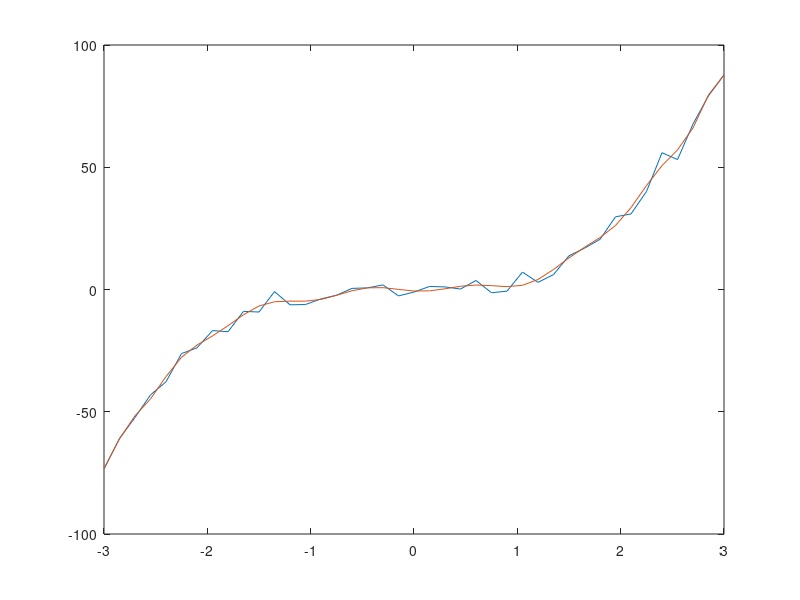

The MATLAB script that drew this image: (Note: this script raises an error after producing the figure.)
%% Laboratory 2
% First we load our sets of data
clc
clear all
load lab2_15.mat

%% For identification data
clc
id_input = id.X;
id_output = id.Y;

plot(id_input,id_output);

n = 20;
len = length(id_input);

Phi_matrix = zeros(length(id_input), n);

for i=1:len
    for j=1:n
        Phi_matrix(i, j) = id_input(i)^(j-1);
    end
end

id_output_transposed = id_output';
Theeta = Phi_matrix \ id_output_transposed;
Y_hat = Phi_matrix * Theeta;

Mean_Squared_Error = sum((id_output' - Y_hat).^2) / len;
hold on
plot(id_input,Y_hat);
title('Error = ', num2str(Mean_Squared_Error));
legend('Function','Approximation');
%%

% %% For validation data
% clc
% %Extract into a variable
% val_input = val.X;
% val_output = val.Y;
% 
% Phi_matrix2 = zeros(length(val_input), 20);
% 
% len = length(val_input);
% 
% %Making through the same idea the phi_matrix2 then the
% %MSE vector which contains the minimum error
% n = 20;
% 
% for k = 2:n
%     for i = 1:len
%         for j = 1:k
%             Phi_matrix2(i,j) = val_input(i)^(j-1);
%         end
%     end
%     
%     val_output_transposed = val_output';
%     Theeta = Phi_matrix2 \ val_output_transposed;
%     
%     Y_hat = Phi_matrix2 * Theeta;
% 
% 
%         MSE_sum=0;
%         for i = 1:len
%             MSE_sum = MSE_sum + ((val_output_transposed(i) - Y_hat(i)).^2);
%         end
%         MSE(k)=MSE_sum*(1/len);
% end
% 
% plot(MSE);
% %we found out from the graph that the minimum value of the error is 4 for
% %my case

%% Validation after we found out the minimum value
val_input = val.X;
val_output = val.Y;

%j will be four because we only need four columns
len = length(val_input);
    for i = 1:len
        for j = 1:n
            Phi_matrix2(i,j) = val_input(i)^(j-1);
        end
    end
    
val_output_transposed = val_output';
Theeta2 = Phi_matrix2 \ val_output_transposed;
    
Y_hat = Phi_matrix2 * Theeta2;

plot(val_output);
hold
plot(Y_hat);
shg;grid
legend('True Value','Approximated')



